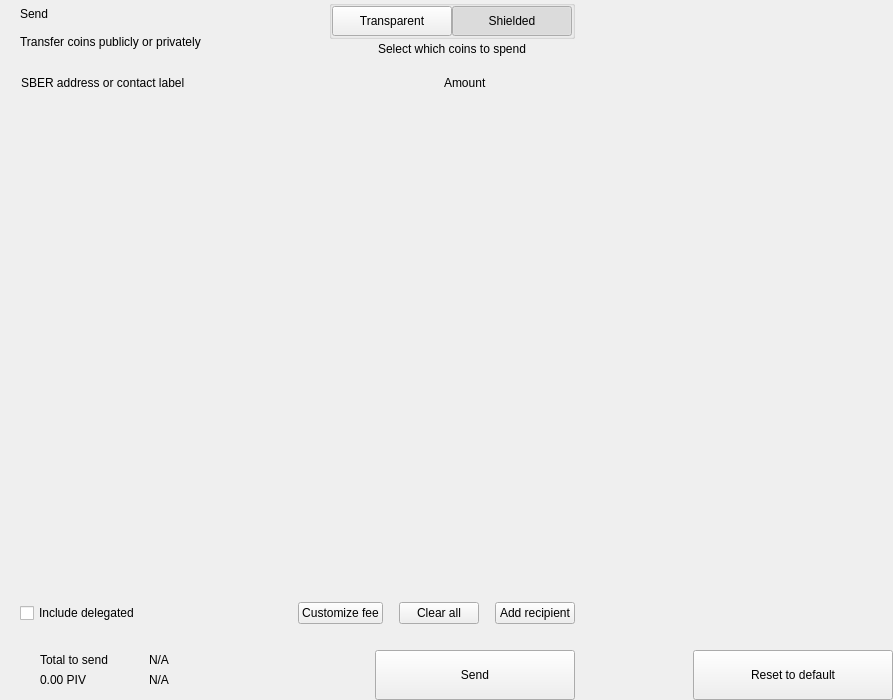
<?xml version="1.0" encoding="UTF-8"?>
<ui version="4.0">
 <class>send</class>
 <widget class="QWidget" name="send">
  <property name="geometry">
   <rect>
    <x>0</x>
    <y>0</y>
    <width>893</width>
    <height>700</height>
   </rect>
  </property>
  <property name="windowTitle">
   <string>Form</string>
  </property>
  <layout class="QHBoxLayout" name="horizontalLayout_2" stretch="2,1">
   <property name="spacing">
    <number>0</number>
   </property>
   <property name="leftMargin">
    <number>0</number>
   </property>
   <property name="topMargin">
    <number>0</number>
   </property>
   <property name="rightMargin">
    <number>0</number>
   </property>
   <property name="bottomMargin">
    <number>0</number>
   </property>
   <item>
    <widget class="QWidget" name="left" native="true">
     <layout class="QVBoxLayout" name="verticalLayout_3">
      <property name="spacing">
       <number>0</number>
      </property>
      <property name="leftMargin">
       <number>0</number>
      </property>
      <property name="topMargin">
       <number>0</number>
      </property>
      <property name="rightMargin">
       <number>0</number>
      </property>
      <property name="bottomMargin">
       <number>0</number>
      </property>
      <item>
       <layout class="QVBoxLayout" name="verticalLayout_22" stretch="0,0,0,1,0,0,0,0">
        <property name="spacing">
         <number>0</number>
        </property>
        <item>
         <layout class="QHBoxLayout" name="horizontalLayout_3">
          <property name="spacing">
           <number>0</number>
          </property>
          <property name="leftMargin">
           <number>20</number>
          </property>
          <property name="rightMargin">
           <number>20</number>
          </property>
          <item>
           <layout class="QVBoxLayout" name="verticalLayout">
            <property name="spacing">
             <number>0</number>
            </property>
            <item>
             <widget class="QLabel" name="labelTitle">
              <property name="text">
               <string>Send</string>
              </property>
              <property name="alignment">
               <set>Qt::AlignLeading|Qt::AlignLeft|Qt::AlignVCenter</set>
              </property>
             </widget>
            </item>
            <item>
             <widget class="QLabel" name="labelSubtitle1">
              <property name="text">
               <string>Transfer coins publicly or privately</string>
              </property>
             </widget>
            </item>
           </layout>
          </item>
          <item>
           <spacer name="horizontalSpacer">
            <property name="orientation">
             <enum>Qt::Horizontal</enum>
            </property>
            <property name="sizeHint" stdset="0">
             <size>
              <width>40</width>
              <height>20</height>
             </size>
            </property>
           </spacer>
          </item>
          <item>
           <layout class="QVBoxLayout" name="verticalLayout_6">
            <property name="spacing">
             <number>3</number>
            </property>
            <item alignment="Qt::AlignHCenter">
             <widget class="QGroupBox" name="groupBox">
              <property name="styleSheet">
               <string notr="true">#groupBox{
padding-top:2px;
}</string>
              </property>
              <property name="title">
               <string/>
              </property>
              <property name="alignment">
               <set>Qt::AlignCenter</set>
              </property>
              <layout class="QHBoxLayout" name="horizontalLayout_4">
               <property name="spacing">
                <number>0</number>
               </property>
               <property name="leftMargin">
                <number>0</number>
               </property>
               <property name="topMargin">
                <number>0</number>
               </property>
               <property name="rightMargin">
                <number>0</number>
               </property>
               <property name="bottomMargin">
                <number>0</number>
               </property>
               <item>
                <widget class="QPushButton" name="pushLeft">
                 <property name="minimumSize">
                  <size>
                   <width>120</width>
                   <height>30</height>
                  </size>
                 </property>
                 <property name="maximumSize">
                  <size>
                   <width>120</width>
                   <height>30</height>
                  </size>
                 </property>
                 <property name="focusPolicy">
                  <enum>Qt::NoFocus</enum>
                 </property>
                 <property name="text">
                  <string>Transparent</string>
                 </property>
                 <property name="checkable">
                  <bool>true</bool>
                 </property>
                 <property name="autoExclusive">
                  <bool>true</bool>
                 </property>
                </widget>
               </item>
               <item>
                <widget class="QPushButton" name="pushRight">
                 <property name="minimumSize">
                  <size>
                   <width>120</width>
                   <height>30</height>
                  </size>
                 </property>
                 <property name="maximumSize">
                  <size>
                   <width>120</width>
                   <height>30</height>
                  </size>
                 </property>
                 <property name="focusPolicy">
                  <enum>Qt::NoFocus</enum>
                 </property>
                 <property name="text">
                  <string>Shielded</string>
                 </property>
                 <property name="checkable">
                  <bool>true</bool>
                 </property>
                 <property name="checked">
                  <bool>true</bool>
                 </property>
                 <property name="autoExclusive">
                  <bool>true</bool>
                 </property>
                </widget>
               </item>
              </layout>
             </widget>
            </item>
            <item alignment="Qt::AlignHCenter|Qt::AlignTop">
             <widget class="QLabel" name="labelSubtitle2">
              <property name="styleSheet">
               <string notr="true"/>
              </property>
              <property name="text">
               <string>Select which coins to spend</string>
              </property>
              <property name="alignment">
               <set>Qt::AlignCenter</set>
              </property>
              <property name="indent">
               <number>0</number>
              </property>
             </widget>
            </item>
           </layout>
          </item>
         </layout>
        </item>
        <item>
         <spacer name="verticalSpacer_2">
          <property name="orientation">
           <enum>Qt::Vertical</enum>
          </property>
          <property name="sizeType">
           <enum>QSizePolicy::Fixed</enum>
          </property>
          <property name="sizeHint" stdset="0">
           <size>
            <width>20</width>
            <height>20</height>
           </size>
          </property>
         </spacer>
        </item>
        <item>
         <layout class="QHBoxLayout" name="horizontalLayout" stretch="6,0,2">
          <property name="spacing">
           <number>0</number>
          </property>
          <property name="leftMargin">
           <number>10</number>
          </property>
          <property name="topMargin">
           <number>0</number>
          </property>
          <property name="rightMargin">
           <number>20</number>
          </property>
          <property name="bottomMargin">
           <number>0</number>
          </property>
          <item>
           <widget class="QLabel" name="labelSubtitleAddress">
            <property name="styleSheet">
             <string notr="true">margin-left:8px;</string>
            </property>
            <property name="text">
             <string>SBER address or contact label</string>
            </property>
           </widget>
          </item>
          <item>
           <spacer name="horizontalSpacer_3">
            <property name="orientation">
             <enum>Qt::Horizontal</enum>
            </property>
            <property name="sizeType">
             <enum>QSizePolicy::Fixed</enum>
            </property>
            <property name="sizeHint" stdset="0">
             <size>
              <width>40</width>
              <height>1</height>
             </size>
            </property>
           </spacer>
          </item>
          <item>
           <widget class="QLabel" name="labelSubtitleAmount">
            <property name="text">
             <string>Amount</string>
            </property>
           </widget>
          </item>
         </layout>
        </item>
        <item>
         <widget class="QScrollArea" name="scrollArea">
          <property name="minimumSize">
           <size>
            <width>0</width>
            <height>350</height>
           </size>
          </property>
          <property name="styleSheet">
           <string notr="true">#scrollArea {
            background:transparent;
            margin-top:10px;
}</string>
          </property>
          <property name="horizontalScrollBarPolicy">
           <enum>Qt::ScrollBarAlwaysOff</enum>
          </property>
          <property name="sizeAdjustPolicy">
           <enum>QAbstractScrollArea::AdjustIgnored</enum>
          </property>
          <property name="widgetResizable">
           <bool>true</bool>
          </property>
          <property name="alignment">
           <set>Qt::AlignLeading|Qt::AlignLeft|Qt::AlignTop</set>
          </property>
          <widget class="QWidget" name="scrollAreaWidgetContents">
           <property name="geometry">
            <rect>
             <x>0</x>
             <y>0</y>
             <width>591</width>
             <height>16</height>
            </rect>
           </property>
           <property name="sizePolicy">
            <sizepolicy hsizetype="Preferred" vsizetype="Maximum">
             <horstretch>0</horstretch>
             <verstretch>0</verstretch>
            </sizepolicy>
           </property>
           <property name="autoFillBackground">
            <bool>false</bool>
           </property>
           <property name="styleSheet">
            <string notr="true">#scrollAreaWidgetContents {
             background:transparent;
             }</string>
           </property>
           <layout class="QVBoxLayout" name="verticalLayout_7">
            <property name="spacing">
             <number>0</number>
            </property>
            <property name="sizeConstraint">
             <enum>QLayout::SetDefaultConstraint</enum>
            </property>
            <property name="leftMargin">
             <number>0</number>
            </property>
            <property name="topMargin">
             <number>0</number>
            </property>
            <property name="rightMargin">
             <number>0</number>
            </property>
            <property name="bottomMargin">
             <number>0</number>
            </property>
           </layout>
          </widget>
         </widget>
        </item>
        <item>
         <spacer name="verticalSpacer_4">
          <property name="orientation">
           <enum>Qt::Vertical</enum>
          </property>
          <property name="sizeType">
           <enum>QSizePolicy::Fixed</enum>
          </property>
          <property name="sizeHint" stdset="0">
           <size>
            <width>20</width>
            <height>20</height>
           </size>
          </property>
         </spacer>
        </item>
        <item>
         <layout class="QHBoxLayout" name="horizontalLayout_20">
          <property name="spacing">
           <number>6</number>
          </property>
          <property name="leftMargin">
           <number>20</number>
          </property>
          <property name="rightMargin">
           <number>20</number>
          </property>
          <item>
           <widget class="QCheckBox" name="checkBoxDelegations">
            <property name="layoutDirection">
             <enum>Qt::LeftToRight</enum>
            </property>
            <property name="text">
             <string>Include delegated</string>
            </property>
           </widget>
          </item>
          <item>
           <spacer name="horizontalSpacer_4">
            <property name="orientation">
             <enum>Qt::Horizontal</enum>
            </property>
            <property name="sizeHint" stdset="0">
             <size>
              <width>10</width>
              <height>20</height>
             </size>
            </property>
           </spacer>
          </item>
          <item>
           <widget class="QPushButton" name="pushButtonFee">
            <property name="focusPolicy">
             <enum>Qt::NoFocus</enum>
            </property>
            <property name="text">
             <string>Customize fee</string>
            </property>
           </widget>
          </item>
          <item>
           <spacer name="horizontalSpacer_11">
            <property name="orientation">
             <enum>Qt::Horizontal</enum>
            </property>
            <property name="sizeType">
             <enum>QSizePolicy::Minimum</enum>
            </property>
            <property name="sizeHint" stdset="0">
             <size>
              <width>10</width>
              <height>20</height>
             </size>
            </property>
           </spacer>
          </item>
          <item>
           <widget class="QPushButton" name="pushButtonClear">
            <property name="focusPolicy">
             <enum>Qt::NoFocus</enum>
            </property>
            <property name="layoutDirection">
             <enum>Qt::RightToLeft</enum>
            </property>
            <property name="text">
             <string>Clear all</string>
            </property>
           </widget>
          </item>
          <item>
           <spacer name="horizontalSpacer_6">
            <property name="orientation">
             <enum>Qt::Horizontal</enum>
            </property>
            <property name="sizeType">
             <enum>QSizePolicy::Fixed</enum>
            </property>
            <property name="sizeHint" stdset="0">
             <size>
              <width>10</width>
              <height>20</height>
             </size>
            </property>
           </spacer>
          </item>
          <item>
           <widget class="QPushButton" name="pushButtonAddRecipient">
            <property name="focusPolicy">
             <enum>Qt::NoFocus</enum>
            </property>
            <property name="text">
             <string>Add recipient</string>
            </property>
           </widget>
          </item>
         </layout>
        </item>
        <item>
         <spacer name="verticalSpacer">
          <property name="orientation">
           <enum>Qt::Vertical</enum>
          </property>
          <property name="sizeType">
           <enum>QSizePolicy::Fixed</enum>
          </property>
          <property name="sizeHint" stdset="0">
           <size>
            <width>20</width>
            <height>16</height>
           </size>
          </property>
         </spacer>
        </item>
        <item>
         <layout class="QHBoxLayout" name="horizontalLayout_7">
          <property name="rightMargin">
           <number>20</number>
          </property>
          <item>
           <layout class="QHBoxLayout" name="horizontalLayout_10">
            <property name="spacing">
             <number>0</number>
            </property>
            <property name="leftMargin">
             <number>8</number>
            </property>
            <item>
             <widget class="QStackedWidget" name="stackedWidget">
              <property name="minimumSize">
               <size>
                <width>0</width>
                <height>60</height>
               </size>
              </property>
              <property name="maximumSize">
               <size>
                <width>16777215</width>
                <height>60</height>
               </size>
              </property>
              <widget class="QWidget" name="page1">
               <layout class="QVBoxLayout" name="verticalLayout_71" stretch="0">
                <property name="spacing">
                 <number>6</number>
                </property>
                <property name="leftMargin">
                 <number>12</number>
                </property>
                <property name="topMargin">
                 <number>0</number>
                </property>
                <property name="rightMargin">
                 <number>0</number>
                </property>
                <property name="bottomMargin">
                 <number>0</number>
                </property>
                <item>
                 <widget class="QWidget" name="coinWidget" native="true">
                  <property name="minimumSize">
                   <size>
                    <width>0</width>
                    <height>60</height>
                   </size>
                  </property>
                  <property name="maximumSize">
                   <size>
                    <width>16777215</width>
                    <height>60</height>
                   </size>
                  </property>
                  <layout class="QHBoxLayout" name="horizontalLayout_9">
                   <property name="spacing">
                    <number>0</number>
                   </property>
                   <property name="leftMargin">
                    <number>20</number>
                   </property>
                   <property name="topMargin">
                    <number>10</number>
                   </property>
                   <property name="rightMargin">
                    <number>20</number>
                   </property>
                   <property name="bottomMargin">
                    <number>10</number>
                   </property>
                   <item>
                    <layout class="QVBoxLayout" name="verticalSend">
                     <property name="spacing">
                      <number>0</number>
                     </property>
                     <item>
                      <widget class="QLabel" name="labelTitleTotalSend">
                       <property name="text">
                        <string>Total to send</string>
                       </property>
                      </widget>
                     </item>
                     <item>
                      <widget class="QLabel" name="labelAmountSend">
                       <property name="text">
                        <string notr="true">0.00 PIV</string>
                       </property>
                      </widget>
                     </item>
                    </layout>
                   </item>
                   <item>
                    <spacer name="horizontalSpacer_9">
                     <property name="orientation">
                      <enum>Qt::Horizontal</enum>
                     </property>
                     <property name="sizeType">
                      <enum>QSizePolicy::Fixed</enum>
                     </property>
                     <property name="sizeHint" stdset="0">
                      <size>
                       <width>20</width>
                       <height>20</height>
                      </size>
                     </property>
                    </spacer>
                   </item>
                   <item>
                    <widget class="QLabel" name="labelLine">
                     <property name="minimumSize">
                      <size>
                       <width>1</width>
                       <height>0</height>
                      </size>
                     </property>
                     <property name="maximumSize">
                      <size>
                       <width>1</width>
                       <height>16777215</height>
                      </size>
                     </property>
                     <property name="text">
                      <string/>
                     </property>
                    </widget>
                   </item>
                   <item>
                    <spacer name="horizontalSpacer_10">
                     <property name="orientation">
                      <enum>Qt::Horizontal</enum>
                     </property>
                     <property name="sizeType">
                      <enum>QSizePolicy::Fixed</enum>
                     </property>
                     <property name="sizeHint" stdset="0">
                      <size>
                       <width>20</width>
                       <height>20</height>
                      </size>
                     </property>
                    </spacer>
                   </item>
                   <item>
                    <layout class="QVBoxLayout" name="verticalRemaining">
                     <property name="spacing">
                      <number>0</number>
                     </property>
                     <item>
                      <widget class="QLabel" name="labelTitleTotalRemaining">
                       <property name="text">
                        <string notr="true">N/A</string>
                       </property>
                      </widget>
                     </item>
                     <item>
                      <widget class="QLabel" name="labelAmountRemaining">
                       <property name="text">
                        <string notr="true">N/A</string>
                       </property>
                      </widget>
                     </item>
                    </layout>
                   </item>
                  </layout>
                 </widget>
                </item>
               </layout>
              </widget>
              <widget class="QWidget" name="page_2"/>
             </widget>
            </item>
           </layout>
          </item>
          <item>
           <spacer name="horizontalSpacer_5">
            <property name="orientation">
             <enum>Qt::Horizontal</enum>
            </property>
            <property name="sizeType">
             <enum>QSizePolicy::Expanding</enum>
            </property>
            <property name="sizeHint" stdset="0">
             <size>
              <width>40</width>
              <height>20</height>
             </size>
            </property>
           </spacer>
          </item>
          <item alignment="Qt::AlignBottom">
           <widget class="QPushButton" name="pushButtonSave">
            <property name="minimumSize">
             <size>
              <width>200</width>
              <height>50</height>
             </size>
            </property>
            <property name="maximumSize">
             <size>
              <width>200</width>
              <height>50</height>
             </size>
            </property>
            <property name="focusPolicy">
             <enum>Qt::NoFocus</enum>
            </property>
            <property name="text">
             <string>Send</string>
            </property>
           </widget>
          </item>
         </layout>
        </item>
       </layout>
      </item>
     </layout>
    </widget>
   </item>
   <item>
    <widget class="QWidget" name="right" native="true">
     <layout class="QVBoxLayout" name="verticalLayout_5">
      <property name="leftMargin">
       <number>0</number>
      </property>
      <property name="topMargin">
       <number>0</number>
      </property>
      <property name="rightMargin">
       <number>0</number>
      </property>
      <property name="bottomMargin">
       <number>0</number>
      </property>
      <item>
       <layout class="QVBoxLayout" name="verticalLayout_4">
        <property name="spacing">
         <number>6</number>
        </property>
        <item>
         <widget class="OptionButton" name="btnCoinControl" native="true">
          <property name="minimumSize">
           <size>
            <width>0</width>
            <height>50</height>
           </size>
          </property>
         </widget>
        </item>
        <item>
         <widget class="OptionButton" name="btnChangeAddress" native="true">
          <property name="minimumSize">
           <size>
            <width>0</width>
            <height>50</height>
           </size>
          </property>
         </widget>
        </item>
        <item>
         <widget class="OptionButton" name="btnUri" native="true">
          <property name="minimumSize">
           <size>
            <width>0</width>
            <height>50</height>
           </size>
          </property>
         </widget>
        </item>
        <item>
         <widget class="OptionButton" name="btnShieldCoins" native="true">
          <property name="minimumSize">
           <size>
            <width>0</width>
            <height>50</height>
           </size>
          </property>
         </widget>
        </item>
        <item>
         <spacer name="verticalSpacer_5">
          <property name="orientation">
           <enum>Qt::Vertical</enum>
          </property>
          <property name="sizeHint" stdset="0">
           <size>
            <width>20</width>
            <height>40</height>
           </size>
          </property>
         </spacer>
        </item>
        <item>
         <layout class="QHBoxLayout" name="horizontalLayout_8">
          <item>
           <spacer name="horizontalSpacer_7">
            <property name="orientation">
             <enum>Qt::Horizontal</enum>
            </property>
            <property name="sizeHint" stdset="0">
             <size>
              <width>40</width>
              <height>20</height>
             </size>
            </property>
           </spacer>
          </item>
          <item>
           <widget class="QPushButton" name="pushButtonReset">
            <property name="minimumSize">
             <size>
              <width>200</width>
              <height>50</height>
             </size>
            </property>
            <property name="maximumSize">
             <size>
              <width>200</width>
              <height>50</height>
             </size>
            </property>
            <property name="focusPolicy">
             <enum>Qt::NoFocus</enum>
            </property>
            <property name="text">
             <string>Reset to default</string>
            </property>
           </widget>
          </item>
         </layout>
        </item>
       </layout>
      </item>
     </layout>
    </widget>
   </item>
  </layout>
 </widget>
 <customwidgets>
  <customwidget>
   <class>OptionButton</class>
   <extends>QWidget</extends>
   <header>qt/sber/optionbutton.h</header>
   <container>1</container>
  </customwidget>
 </customwidgets>
 <resources/>
 <connections/>
</ui>
